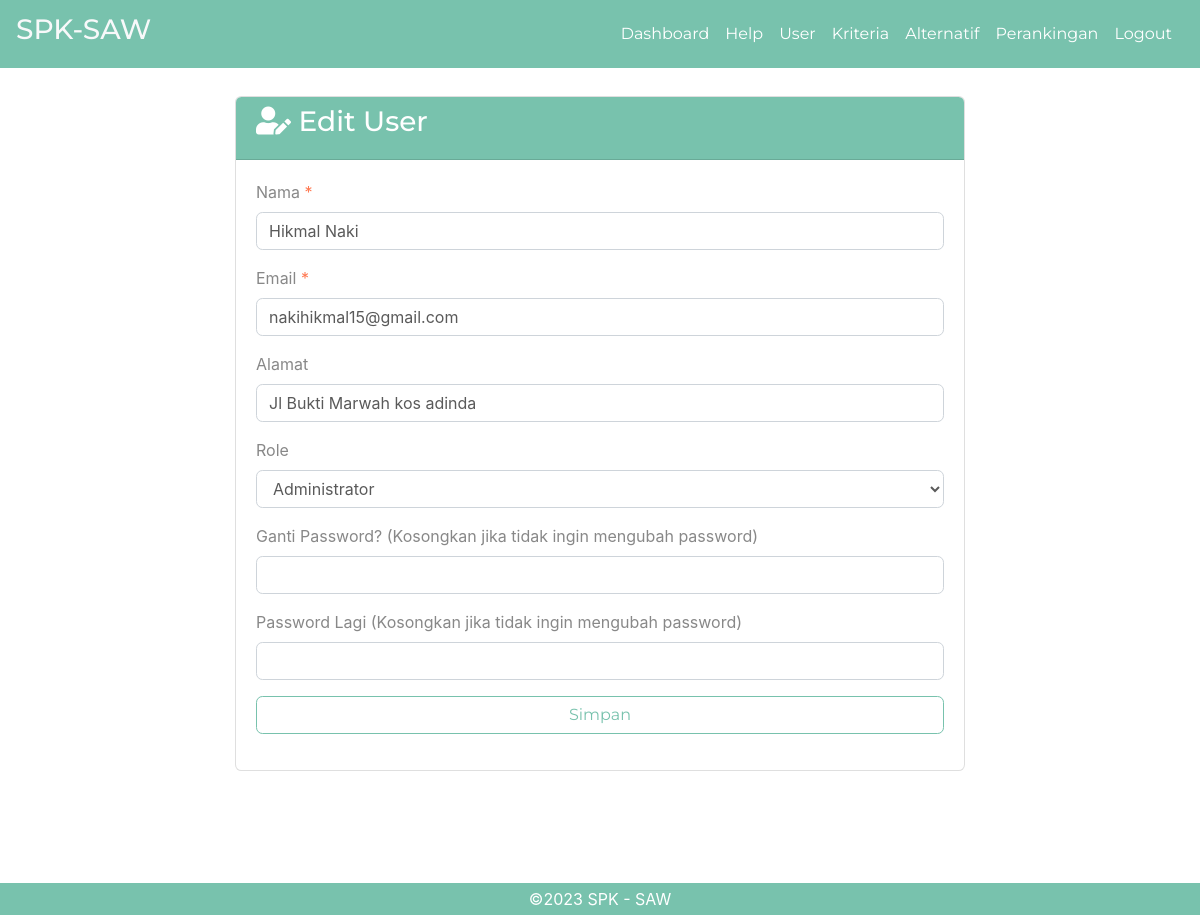
/edit-user.php?id=17 (signed in), run on the app's committed database.
### tables this page shows
CREATE TABLE `user` (
  `id_user` int(5) NOT NULL,
  `username` varchar(16) NOT NULL,
  `password` varchar(50) NOT NULL,
  `nama` varchar(70) NOT NULL,
  `email` varchar(50) DEFAULT NULL,
  `alamat` varchar(100) DEFAULT NULL,
  `role` char(1) NOT NULL
);

### edit-user.php (the view, shortened to what this page needs)
<?php require_once('includes/init.php'); ?>
<?php cek_login($role = array(1)); ?>
<?php
$sukses = false;
$ada_error = false;
$id_user = (isset($_GET['id'])) ? trim($_GET['id']) : '';
if(!$id_user) {
	$ada_error = 'Maaf, data tidak dapat diproses.';
} else {
	$query = $pdo->prepare('SELECT id_user, username, nama, email, alamat, role FROM user WHERE user.id_user = :id_user');
	$query->execute(array('id_user' => $id_user));
	$result = $query->fetch();
	$nama = (isset($result['nama'])) ? trim($result['nama']) : '';
	$email = (isset($result['email'])) ? trim($result['email']) : '';
	$alamat = (isset($result['alamat'])) ? trim($result['alamat']) : '';
	$role = (isset($result['role'])) ? trim($result['role']) : '';
}
?>
<?php
$judul_page = 'Edit User';
require_once('head.php');
require_once('navbar.php');
?>
<div class="container pt-5 pb-5">
	<div class="row ">
		<div class="col col-md-8 mx-auto">
			<div class="card mb-5">
				<div class="card-header pt-2 bg-primary text-white">
                    <h3> <i class="fa fa-user-edit" ></i> <?php echo $judul_page; ?></h3>
                </div>
			<?php if($sukses): ?>
				<div class="alert alert-success" role="alert">
				<p>Data berhasil disimpan</p>
				</div>
			<?php elseif($ada_error): ?>
				<p><?php echo $ada_error; ?></p>
			<?php else: ?>
				<div class="card-body">
                    <form action="edit-user.php?id=<?php echo $id_user; ?>" method="post">
                        <div class="form-group">
                            <label>Nama <span class="text-danger">*</span></label>
                            <input type="text" class="form-control" name="nama" value="<?php echo $nama; ?>">
                        </div>
                        <div class="form-group">
                            <label>Email <span class="text-danger">*</span></label>
                            <input type="email" class="form-control" name="email" value="<?php echo $email; ?>">
                        </div>
                        <div class="form-group">
                            <label>Alamat</label>
                            <input type="text" class="form-control" name="alamat" value="<?php echo $alamat; ?>">
                        </div>
                        <div class="form-group">
                            <label>Role</label>
                            <select class="form-control" name="role">
                                <option value="1" <?php selected($role, 1); ?>>Administrator</option>
                            </select>
                        </div>
                        <div class="form-group">
                            <label>Ganti Password? (Kosongkan jika tidak ingin mengubah password)</label>
                            <input type="password" class="form-control" name="password">
                        </div>
                        <div class="form-group">
                            <label>Password Lagi (Kosongkan jika tidak ingin mengubah password)</label>
                            <input type="password" class="form-control" name="password2">
                        </div>
                        <div class="form-group">
                            <button type="submit" name="submit" value="submit" class="btn btn-outline-primary form-control">Simpan</button>
                        </div>
                    </form>
                </div>
			<?php endif; ?>
		</div>
	</div>
	</div>
<?php
require_once('foot.php');

### data on the page
user: nama "Hikmal Naki", email "nakihikmal15@gmail.com", alamat "Jl Bukti Marwah kos adinda", role "Administrator"

### other printed values
$judul_page "Edit User"
